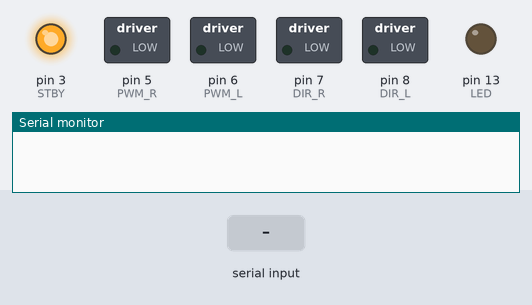
The sketch below on a simulated Arduino Uno, built with avr-gcc and run on an emulated ATmega328P. On the bench: switched loads named in the sketch (green lamp = pin HIGH), output pins drawn as LEDs (lit = HIGH), the last lines printed to the serial monitor. Inputs (shaded band) come from the test bench.

Above: at 2.0 s.
2.1 s: "F,\n" received over Serial
At 3.1 s:
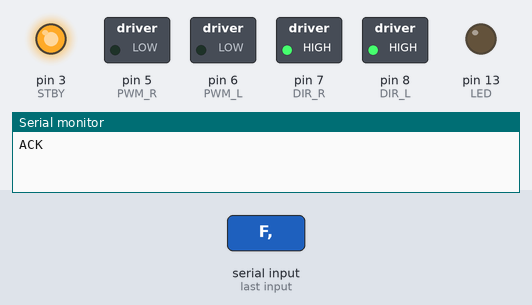
5.1 s: "R,\n" received over Serial
At 6.6 s:
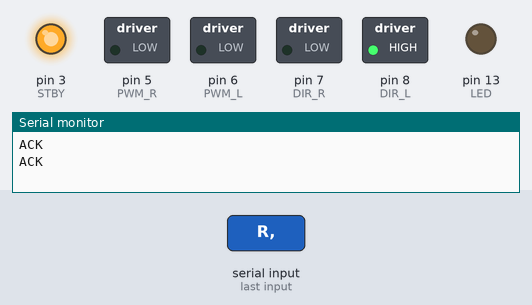
8.1 s: "L,\n" received over Serial
At 10.1 s:
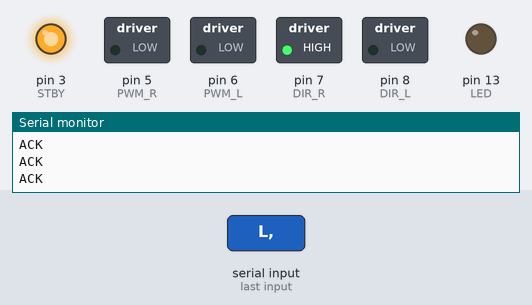
11.1 s: "F,90\n" received over Serial
At 11.58 s:
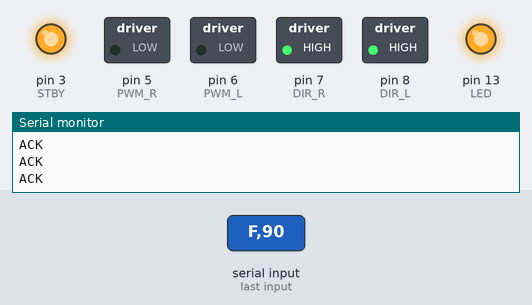
14.1 s: "B,90\n" received over Serial
At 14.58 s:
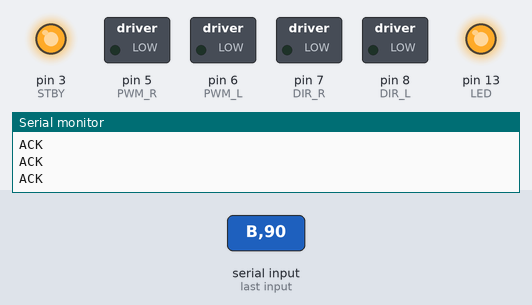
17.1 s: "R,90\n" received over Serial
At 17.58 s:
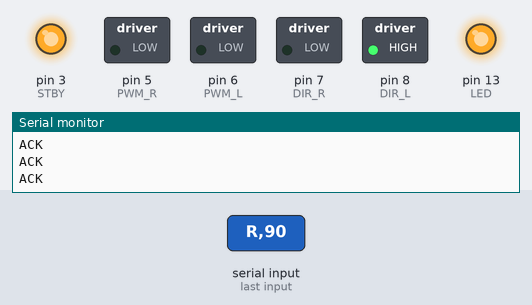
Timing chart, 0 to 20.1 s (numbered marks = the images above; inputs shaded):
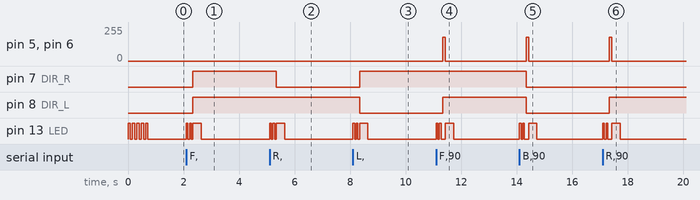

The sketch:

MotorControl.ino
```cpp
// Arduino UNO — Motor Controller
// Receives commands from ESP32-CAM via hardware serial (pins 0/1)
// Command format:  F,<ms>   = forward
//                  B,<ms>   = backward
//                  R,<ms>   = rotate CW
//                  L,<ms>   = rotate CCW
//                  S        = stop
// Replies "ACK\n" when done so ESP32 knows to send the next command.
//
// LED 13 debug:
//   5 fast blinks on boot
//   2 blinks when any serial command arrives
//   LED on solid 300ms when ACK is sent

// TB6612 motor driver pins
#define STBY  3
#define PWM_R 5
#define PWM_L 6
#define DIR_R 7
#define DIR_L 8
#define LED   13

#define MOTOR_SPEED 180

void blink(int n, int ms) {
  for (int i = 0; i < n; i++) {
    digitalWrite(LED, HIGH); delay(ms);
    digitalWrite(LED, LOW);  delay(ms);
  }
}

void setup() {
  pinMode(LED,   OUTPUT);
  pinMode(STBY,  OUTPUT);
  pinMode(PWM_R, OUTPUT);
  pinMode(PWM_L, OUTPUT);
  pinMode(DIR_R, OUTPUT);
  pinMode(DIR_L, OUTPUT);
  digitalWrite(STBY, HIGH);
  stopMotors();
  Serial.begin(115200);
  blink(5, 80);   // boot OK signal
}

void loop() {
  if (Serial.available()) {
    String cmd = Serial.readStringUntil('\n');
    cmd.trim();
    if (cmd.length() == 0) return;
    blink(2, 60);           // command received signal
    executeCommand(cmd);
    Serial.println("ACK");
    digitalWrite(LED, HIGH); delay(300); digitalWrite(LED, LOW);  // ACK sent
  }
}

void executeCommand(String cmd) {
  if (cmd.startsWith("F,")) {
    moveForward(cmd.substring(2).toInt());
  } else if (cmd.startsWith("B,")) {
    moveBackward(cmd.substring(2).toInt());
  } else if (cmd.startsWith("R,")) {
    rotateCW(cmd.substring(2).toInt());
  } else if (cmd.startsWith("L,")) {
    rotateCCW(cmd.substring(2).toInt());
  } else if (cmd == "S") {
    stopMotors();
  } else if (cmd == "PING") {
    blink(3, 60);   // 3 fast blinks = PING received
  }
}

void moveForward(int ms) {
  digitalWrite(DIR_R, HIGH);
  digitalWrite(DIR_L, HIGH);
  analogWrite(PWM_R, MOTOR_SPEED);
  analogWrite(PWM_L, MOTOR_SPEED);
  delay(ms);
  stopMotors();
}

void moveBackward(int ms) {
  digitalWrite(DIR_R, LOW);
  digitalWrite(DIR_L, LOW);
  analogWrite(PWM_R, MOTOR_SPEED);
  analogWrite(PWM_L, MOTOR_SPEED);
  delay(ms);
  stopMotors();
}

void rotateCW(int ms) {
  digitalWrite(DIR_R, LOW);
  digitalWrite(DIR_L, HIGH);
  analogWrite(PWM_R, MOTOR_SPEED);
  analogWrite(PWM_L, MOTOR_SPEED);
  delay(ms);
  stopMotors();
}

void rotateCCW(int ms) {
  digitalWrite(DIR_R, HIGH);
  digitalWrite(DIR_L, LOW);
  analogWrite(PWM_R, MOTOR_SPEED);
  analogWrite(PWM_L, MOTOR_SPEED);
  delay(ms);
  stopMotors();
}

void stopMotors() {
  analogWrite(PWM_R, 0);
  analogWrite(PWM_L, 0);
}
```

Measured:
- after the input at 2.1 s, pin 7 (DIR_R), pin 8 (DIR_L): LOW → HIGH after 0.24 s; pin 13 (LED): goes HIGH 0.06 s, LOW 0.06 s, HIGH 0.06 s, LOW 0.06 s, HIGH 0.30 s, then LOW, starting at once
- after the input at 5.1 s, pin 7 (DIR_R): HIGH → LOW after 0.24 s; pin 13 (LED): goes HIGH 0.06 s, LOW 0.06 s, HIGH 0.06 s, LOW 0.06 s, HIGH 0.30 s, then LOW, starting at once
- after the input at 8.1 s, pin 7 (DIR_R): LOW → HIGH after 0.24 s; pin 8 (DIR_L): HIGH → LOW after 0.24 s; pin 13 (LED): goes HIGH 0.06 s, LOW 0.06 s, HIGH 0.06 s, LOW 0.06 s, HIGH 0.30 s, then LOW, starting at once
- after the input at 11.1 s, pin 5 (PWM_R), pin 6 (PWM_L): 0/255 → 180/255 after 0.24 s, → 0/255 0.09 s later; pin 8 (DIR_L): LOW → HIGH after 0.24 s; pin 13 (LED): goes HIGH 0.06 s, LOW 0.06 s, HIGH 0.06 s, LOW 0.15 s, HIGH 0.30 s, then LOW, starting at once
- after the input at 14.1 s, pin 5 (PWM_R), pin 6 (PWM_L): 0/255 → 180/255 after 0.24 s, → 0/255 0.09 s later; pin 7 (DIR_R), pin 8 (DIR_L): HIGH → LOW after 0.24 s; pin 13 (LED): goes HIGH 0.06 s, LOW 0.06 s, HIGH 0.06 s, LOW 0.15 s, HIGH 0.30 s, then LOW, starting at once
- after the input at 17.1 s, pin 5 (PWM_R), pin 6 (PWM_L): 0/255 → 180/255 after 0.24 s, → 0/255 0.09 s later; pin 8 (DIR_L): LOW → HIGH after 0.24 s; pin 13 (LED): goes HIGH 0.06 s, LOW 0.06 s, HIGH 0.06 s, LOW 0.15 s, HIGH 0.30 s, then LOW, starting at once
